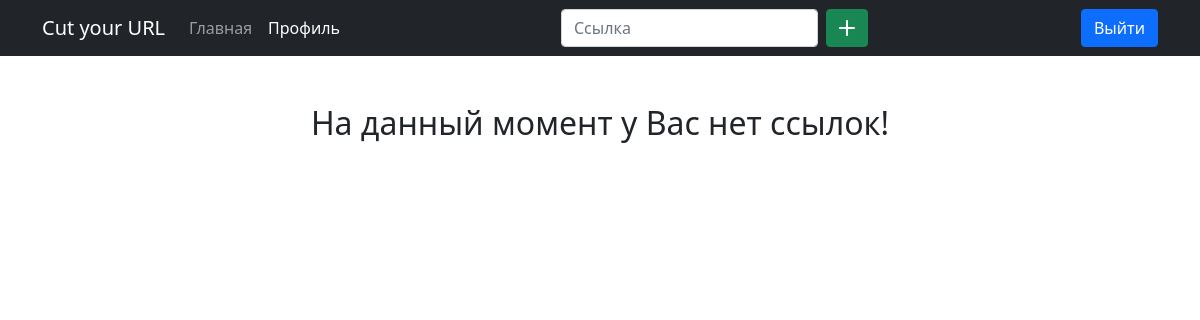
The app's page /profile.php (signed in), older data.
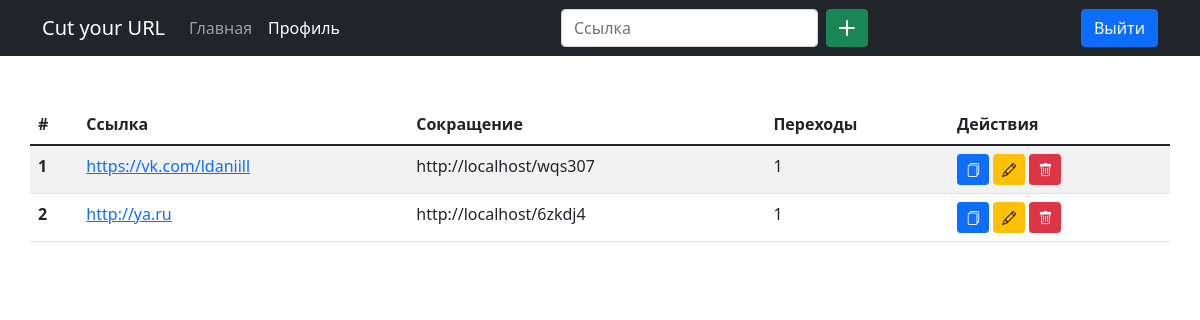
The same page, newer data.
### tables this page shows
CREATE TABLE `links` (
  `id` int(11) NOT NULL,
  `user_id` int(11) NOT NULL,
  `long_link` varchar(250) DEFAULT NULL,
  `short_link` varchar(20) DEFAULT NULL,
  `views` int(11) NOT NULL DEFAULT '0'
);

### includes/functions.php (called while the page is built, shortened)
<?php
function get_url($page = '') {
    return HOST . "/" . $page;
}
function db() {
    try {
        return new PDO("mysql:host=" . DB_HOST . "; dbname=" . DB_NAME . "; charset=utf8", DB_USER, DB_PASS, [
		PDO::ATTR_EMULATE_PREPARES => false,
		PDO::ATTR_ERRMODE => PDO::ERRMODE_EXCEPTION,
		PDO::ATTR_DEFAULT_FETCH_MODE => PDO::FETCH_ASSOC
	]);
    } catch (PDOException $e) {
        die($e->getMesage());
    }
}
function db_query($sql = '', $exec = false) {
	return db()->query($sql);
}
function get_links_count_for_user($user_id) {
    return db_query("SELECT COUNT(`id`) FROM `links` WHERE `user_id`='$user_id'")->fetchColumn();
}
function get_user_links($user_id) {
    return db_query("SELECT * FROM `links` WHERE `user_id` = $user_id;")->fetchAll();
}

### profile.php (the view, shortened to what this page needs)
<?php
	include_once "includes/header_profile.php";
	$links = get_user_links($_SESSION['user']['id']);
?>
	<main class="container">
		<div class="row mt-5">
			<?php if (get_links_count_for_user($_SESSION['user']['id'])) { ?>
			<table class="table table-striped">
				<thead>
					<tr>
						<th scope="col">#</th>
						<th scope="col">Ссылка</th>
						<th scope="col">Сокращение</th>
						<th scope="col">Переходы</th>
						<th scope="col">Действия</th>
					</tr>
				</thead>
				<tbody>
					<?php foreach($links as $key => $link) { ?>
						<tr>
							<th scope="row"><?php echo $key + 1; ?></th>
							<td><a href="<?php echo $link['long_link']; ?>" target="_blank"><?php echo $link['long_link']; ?></a></td>
							<td class="short-link"><?php echo get_url($link['short_link']); ?></td>
							<td><?php echo $link['views']; ?></td>
							<td>
								<a href="#" class="btn btn-primary btn-sm copy-btn" title="Скопировать в буфер" data-clipboard-text="<?php echo get_url($link['short_link']); ?>"><i class="bi bi-files"></i></a>
								<a href="<?php echo get_url('includes/edit.php?user_id=' . $link['user_id']. '&id=' . $link['id']); ?>" class="btn btn-warning btn-sm" title="Редактировать"><i class="bi bi-pencil"></i></a>
								<a href="<?php echo get_url('includes/delete.php?user_id=' . $link['user_id']. '&id=' . $link['id']); ?>" class="btn btn-danger btn-sm" title="Удалить"><i class="bi bi-trash"></i></a>
							</td>
						</tr>
				<?php } } else { ?>
						<div class="col">
							<h2 class="text-center"> На данный момент у Вас нет ссылок! </h2>
						</div>
				<?php } ?>
				</tbody>
			</table>
		</div>
	</main>
<?php include_once "includes/footer_profile.php"; ?>

### includes/header_profile.php (shortened to what this page needs)
<?php
    include_once "functions.php";
?>
<!doctype html>
<html lang="ru">
<head>
	<link href="https://cdn.jsdelivr.net/npm/bootstrap@5.1.2/dist/css/bootstrap.min.css" rel="stylesheet">
	<link rel="stylesheet" href="https://cdn.jsdelivr.net/npm/bootstrap-icons@1.5.0/font/bootstrap-icons.css">
</head>
<body>
	<header>
		<nav class="navbar navbar-expand-lg navbar-dark bg-dark">
			<div class="container">
				<a class="navbar-brand" href="<?php echo get_url();?>"><?php echo SITE_NAME; ?></a>
				<div class="collapse navbar-collapse" id="navbarSupportedContent">
					<ul class="navbar-nav me-auto mb-2 mb-lg-0">
						<li class="nav-item">
							<a class="nav-link" aria-current="page" href="<?php echo get_url();?>">Главная</a>
						</li>
						<li class="nav-item">
							<a class="nav-link active" href="<?php echo get_url("profile.php");?>">Профиль</a>
						</li>
					</ul>
					<form class="d-flex" action="includes/add.php" method="post">
						<input class="form-control me-2" type="text" placeholder="Ссылка" aria-label="Ссылка" name="link">
						<button class="btn btn-success" type="submit"><i class="bi bi-plus-lg"></i></button>
					</form>
					<ul class="navbar-nav ms-auto mb-2 mb-lg-0">
						<li class="nav-item">
							<a href="<?php echo get_url("includes/logout.php");?>" class="btn btn-primary">Выйти</a>
						</li>
					</ul>
				</div>
			</div>
		</nav>
	</header>

### includes/footer_profile.php (shortened to what this page needs)
</body>
</html>

Row changes from the older to the newer data that the page shows:
added links: long_link "https://vk.com/ldaniill", short_link "http://localhost/wqs307", views "1"
added links: long_link "http://ya.ru", short_link "http://localhost/6zkdj4", views "1"
Text that changed along with them:
text no longer shown: "На данный момент у Вас нет ссылок!"
text now shown: "# Ссылка Сокращение Переходы Действия"
